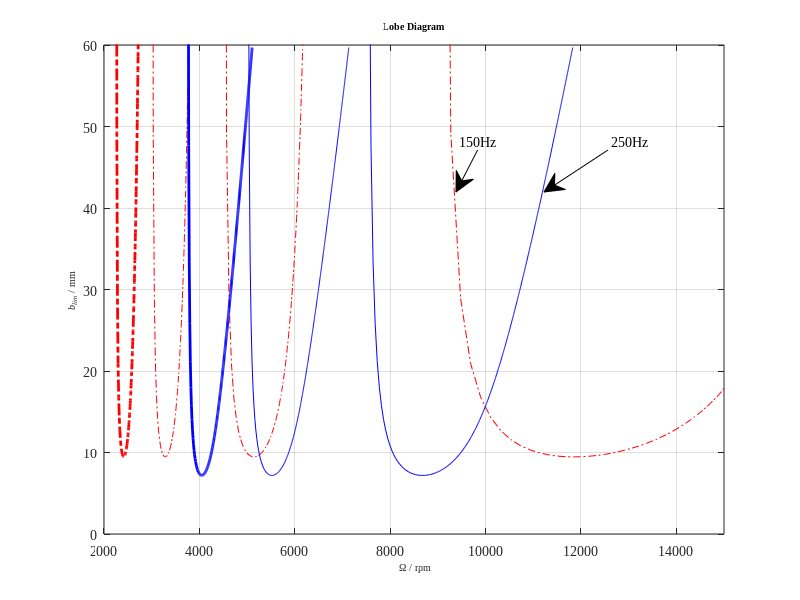
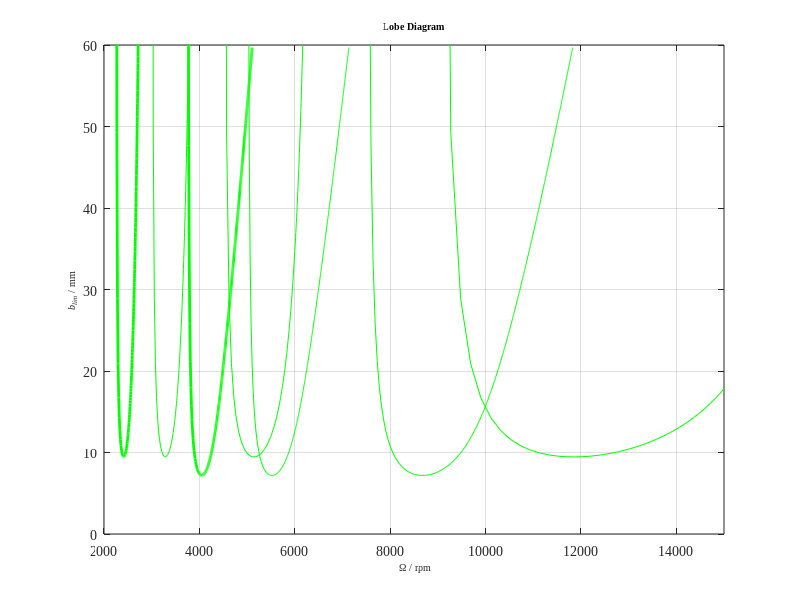

The MATLAB script that drew these images, in order:
%%%%%%%%%%%%%%%%%%%%%%%%%%%%%%%%%%%%%%%%%%%%%%
%% -------------Copyright--------------%%
%%%%%%%%%%%%%%%%%%%%%%%%%%%%%%%%%%%%%%%%%%%%%%
% Author: Jianhui Li                         %
% Time: 09/22/2019                           %
% University of British Columbia, BC, Canada %
% Affiliation:                               %
% Department of Mechanical Engineering       %
% Manufacturing Automation Laboratary        %
% E-mail: jianhui.li@alumni.ubc.ca           %
%%%%%%%%%%%%%%%%%%%%%%%%%%%%%%%%%%%%%%%%%%%%%%
clc
clear
close all

load FRF

%% Determine valid chatter frequency range
FRF_real=real(FRF);
FRF_imag=imag(FRF);
index = find(FRF_real < 0);
FRF_real = FRF_real(index);
FRF_imag = FRF_imag(index);
w = w(index);

% Separate the two modals 
cou=0;
for cnt=1:length(index)-1
    if index(cnt+1)-index(cnt)==1
        continue;
    else
        cou=cnt;
        break;
    end
end

FRF_real1=FRF_real(1:cou);
FRF_imag1=FRF_imag(1:cou);
FRF_real2=FRF_real(cou+1:end);
FRF_imag2=FRF_imag(cou+1:end);
w1=w(1:cou);
w2=w(cou+1:end);

% Define force parameters
Kf=1000e6;          % N/m^2
 
%% Plot Lobe
% Calculate blim
blim = -1./(2*Kf*FRF_real1);  % m
blim = blim*1e3;        % convert to mm

% Calculate epsilon
for cnt = 1:length(FRF_imag1)
    if FRF_imag1(cnt)<0
        epsilon(cnt)=2*pi-2*atan(abs(FRF_real1(cnt)/FRF_imag1(cnt)));
    else
        epsilon(cnt)=pi-2*atan(abs(FRF_imag1(cnt)/FRF_real1(cnt)));
    end
end

% Calculate spindle speeds for N = 0 to 2
omega0 = w1./(0*2*pi + epsilon);   % rps
omega1 = w1./(1*2*pi + epsilon);
omega2 = w1./(2*2*pi + epsilon);   % rps
omega3 = w1./(3*2*pi + epsilon);

figure(3)
plot(omega0*60, blim, 'r-.', omega1*60, blim, 'r-.', omega2*60, blim, 'r-.', omega3*60, blim, 'r-.','linewidth',2)
axis([2000 15000 0 60])
set(gca,'FontSize', 14)
xlabel('\fontsize{10}\fontname{Times New Roman} \Omega / rpm')
ylabel('\fontsize{10}\fontname{Times New Roman}\itb_{lim} \rm/ mm')
set(gca,'FontSize', 10 ,'FontName', 'Times New Roman')
set(gcf,'unit','centimeters','position',[15 15 13.53 9.03],'color','white');
title('\fontsize{10}Lobe Diagram')
hold on

% Calculate blim
blim = -1./(2*Kf*FRF_real2);  % m
blim = blim*1e3;        % convert to mm
% Calculate epsilon
for cnt = 1:length(FRF_imag2)
    if FRF_imag2(cnt) < 0
        epsilon(cnt) = 2*pi - 2*atan(abs(FRF_real2(cnt)/FRF_imag2(cnt)));
    else
        epsilon(cnt) = pi - 2*atan(abs(FRF_imag2(cnt)/FRF_real2(cnt)));
    end
end

% Calculate spindle speeds for N = 0 to 2
omega0 = w2./(0*2*pi + epsilon);   % rps
omega1 = w2./(1*2*pi + epsilon);
omega2 = w2./(2*2*pi + epsilon);   % rps
omega3 = w2./(3*2*pi + epsilon);
plot(omega0*60, blim, 'b', omega1*60, blim, 'b', omega2*60, blim, 'b', omega3*60, blim, 'b','linewidth',2)
grid on

annotation('textarrow',[.597,.57],[.75,.68],'String','150Hz','FontName', 'Times New Roman'); %[x1,x2],[y1,y2]
annotation('textarrow',[.76,.68],[.75,.68],'String','250Hz','FontName', 'Times New Roman'); %[x1,x2],[y1,y2]

%% Put modes together
clear

load FRF

%% Determine valid chatter frequency range
FRF_real=real(FRF);
FRF_imag=imag(FRF);
index = find(FRF_real < 0);
FRF_real = FRF_real(index);
FRF_imag = FRF_imag(index);
w = w(index);

% Define force parameters
Kf=1000e6;          % N/m^2

%% Plot Lobe
% Calculate blim
blim = -1./(2*Kf*FRF_real);  % m
blim = blim*1e3;        % convert to mm

% Calculate epsilon
for cnt = 1:length(FRF_imag)
    if FRF_imag(cnt)<0
        epsilon(cnt)=2*pi-2*atan(abs(FRF_real(cnt)/FRF_imag(cnt)));
    else
        epsilon(cnt)=pi-2*atan(abs(FRF_imag(cnt)/FRF_real(cnt)));
    end
end


% Calculate spindle speeds for N = 0 to 2
omega0 = w./(0*2*pi + epsilon);   % rps
omega1 = w./(1*2*pi + epsilon);
omega2 = w./(2*2*pi + epsilon);   % rps
omega3 = w./(3*2*pi + epsilon);

figure(4)
plot(omega0*60, blim, 'g', omega1*60, blim, 'g', omega2*60, blim, 'g', omega3*60, blim, 'g','linewidth',2)
axis([2000 15000 0 60])
set(gca,'FontSize', 14)
xlabel('\fontsize{10}\fontname{Times New Roman} \Omega / rpm')
ylabel('\fontsize{10}\fontname{Times New Roman}\itb_{lim} \rm/ mm')
set(gca,'FontSize', 10 ,'FontName', 'Times New Roman')
set(gcf,'unit','centimeters','position',[15 15 13.53 9.03],'color','white');
title('\fontsize{10}Lobe Diagram')
hold on
grid on